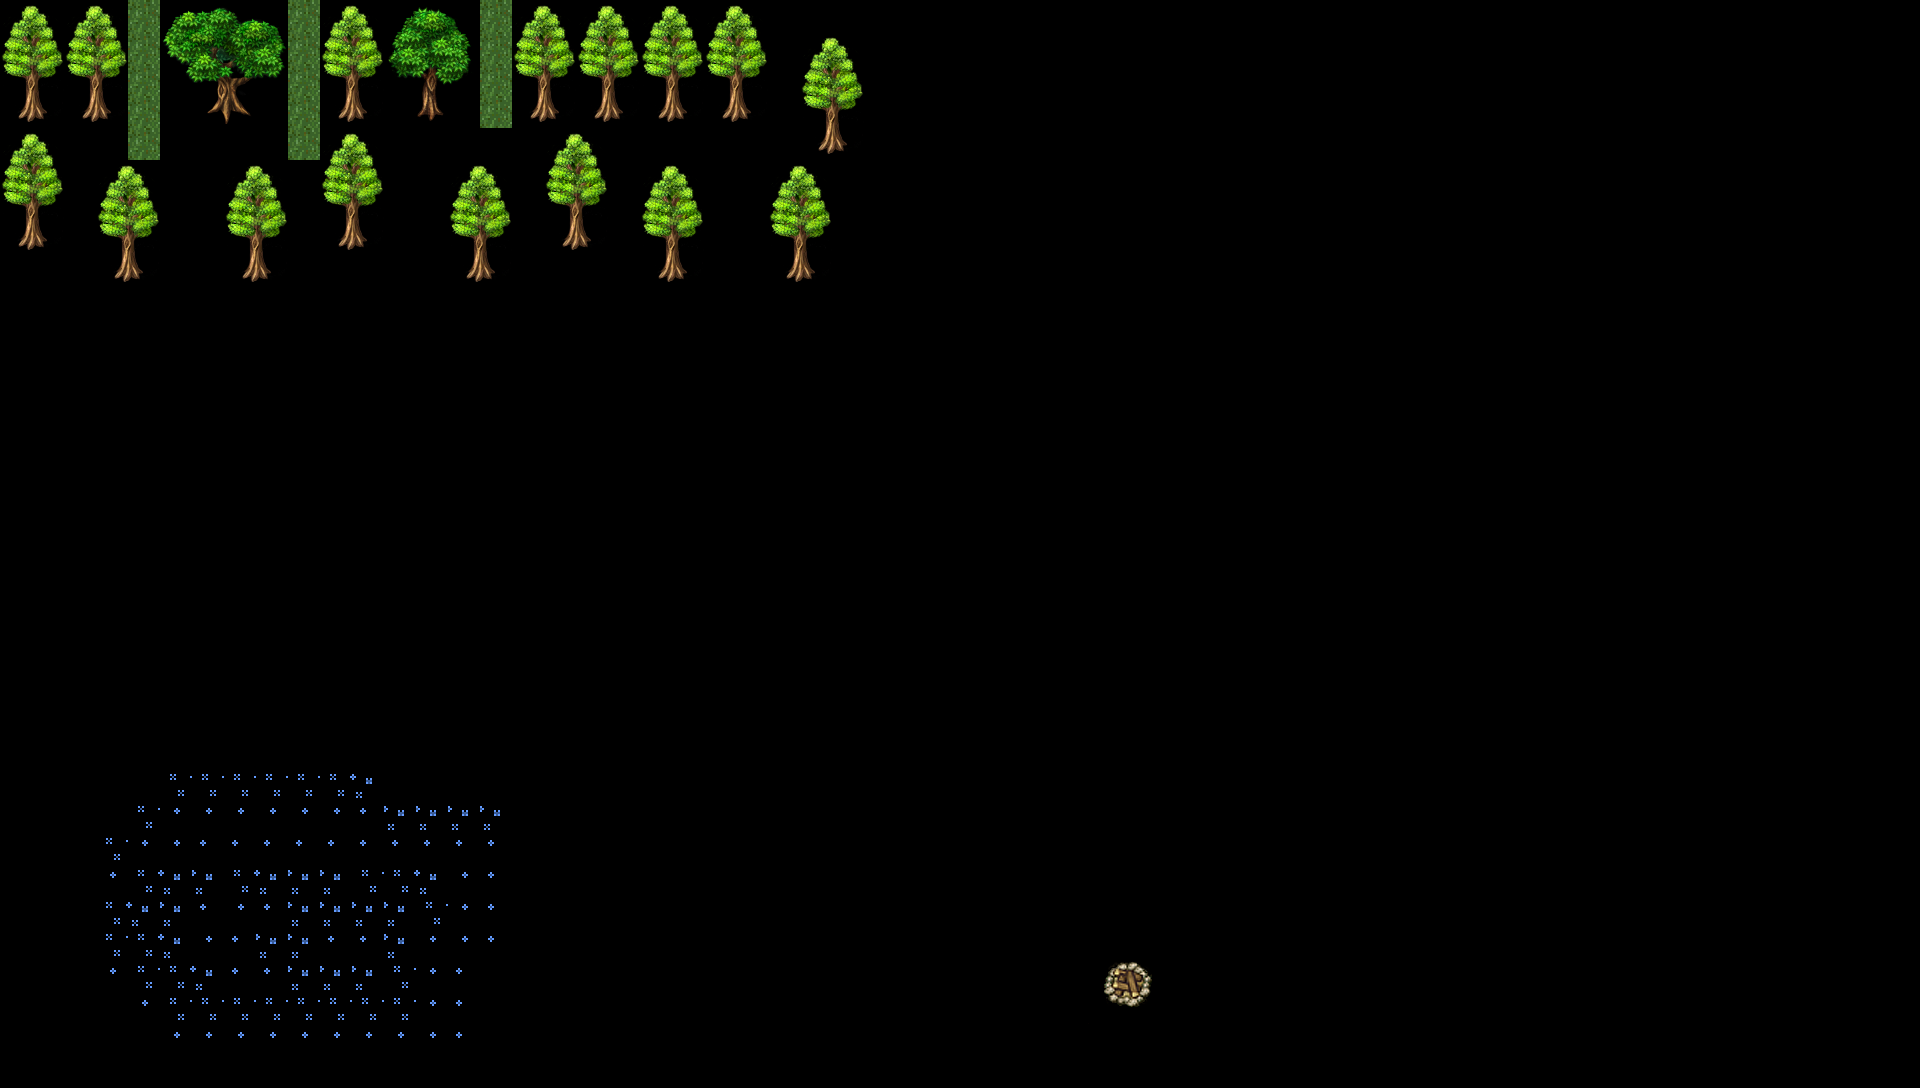

This game map was drawn from its Tiled (.tmx) file and the tilesets committed beside it. A one-line description and the trimmed map source follow:
An orthogonal 60x34 tile map with 32x32 px tiles, 1 tile layer (bacjground_2), 1 hidden layer not drawn, 4 tilesets and 50 objects.

<map version="1.9" tiledversion="1.9.2" orientation="orthogonal" renderorder="right-down" width="60" height="34" tilewidth="32" tileheight="32" infinite="0" nextlayerid="5" nextobjectid="96">
 <tileset firstgid="1" source="location_3/ground_tile.tsx" />
 <tileset firstgid="785" source="location_3/house_tile.tsx" />
 <tileset firstgid="1361" source="location_3/les_tile.tsx" />
 <tileset firstgid="1617" source="location_3/skam_tile.tsx" />
 <layer id="1" name="background" width="60" height="34" visible="0" offsetx="-0.0416667" offsety="0.166667">
  <data>[2040 cells, 2040 non-empty, 40 distinct tile ids]</data>
 </layer>
 <layer id="3" name="bacjground_2" width="60" height="34">
  <data>[2040 cells, 278 non-empty, 45 distinct tile ids]</data>
 </layer>
 <objectgroup id="2" name="house_other" visible="0">
  <object id="29" gid="1107" x="1088" y="224" width="43.4222" height="43.4222" />
  <object id="30" gid="1108" x="1131.42" y="224" width="43.4222" height="43.4222" />
  <object id="31" gid="1109" x="1174.84" y="224" width="43.4222" height="43.4222" />
  <object id="32" gid="1110" x="1218.27" y="224" width="43.4222" height="43.4222" />
  <object id="33" gid="1111" x="1261.69" y="224" width="43.4222" height="43.4222" />
  <object id="34" gid="1112" x="1305.11" y="224" width="43.4222" height="43.4222" />
  <object id="35" gid="1113" x="1348.53" y="224" width="43.4222" height="43.4222" />
  <object id="36" gid="1114" x="1391.96" y="224" width="43.4222" height="43.4222" />
  <object id="38" gid="1115" x="1435.38" y="224" width="43.4222" height="43.4222" />
  <object id="39" gid="1139" x="1435.38" y="267.422" width="43.4222" height="43.4222" />
  <object id="40" gid="1163" x="1435.38" y="310.844" width="43.4222" height="43.4222" />
  <object id="41" gid="1187" x="1435.38" y="354.267" width="43.4222" height="43.4222" />
  <object id="42" gid="1211" x="1435.38" y="397.689" width="43.4222" height="43.4222" />
  <object id="43" gid="1210" x="1391.96" y="397.689" width="43.4222" height="43.4222" />
  <object id="44" gid="1209" x="1348.53" y="397.689" width="43.4222" height="43.4222" />
  <object id="45" gid="1208" x="1305.11" y="397.689" width="43.4222" height="43.4222" />
  <object id="46" gid="1207" x="1261.69" y="397.689" width="43.4222" height="43.4222" />
  <object id="47" gid="1206" x="1218.27" y="397.689" width="43.4222" height="43.4222" />
  <object id="48" gid="1205" x="1174.84" y="397.689" width="43.4222" height="43.4222" />
  <object id="49" gid="1204" x="1131.42" y="397.689" width="43.4222" height="43.4222" />
  <object id="50" gid="1203" x="1088" y="397.689" width="43.4222" height="43.4222" />
  <object id="51" gid="1179" x="1088" y="354.267" width="43.4222" height="43.4222" />
  <object id="52" gid="1155" x="1088" y="310.844" width="43.4222" height="43.4222" />
  <object id="53" gid="1131" x="1088" y="267.422" width="43.4222" height="43.4222" />
  <object id="54" gid="1132" x="1131.42" y="267.422" width="43.4222" height="43.4222" />
  <object id="55" gid="1133" x="1174.84" y="267.422" width="43.4222" height="43.4222" />
  <object id="56" gid="1134" x="1218.27" y="267.422" width="43.4222" height="43.4222" />
  <object id="57" gid="1135" x="1261.69" y="267.422" width="43.4222" height="43.4222" />
  <object id="58" gid="1136" x="1305.11" y="267.422" width="43.4222" height="43.4222" />
  <object id="59" gid="1137" x="1348.53" y="267.422" width="43.4222" height="43.4222" />
  <object id="60" gid="1137" x="1391.96" y="267.422" width="43.4222" height="43.4222" />
  <object id="62" gid="1138" x="1391.96" y="267.422" width="43.4222" height="43.4222" />
  <object id="63" gid="1162" x="1391.96" y="310.844" width="43.4222" height="43.4222" />
  <object id="64" gid="1186" x="1391.96" y="354.267" width="43.4222" height="43.4222" />
  <object id="65" gid="1185" x="1348.53" y="354.267" width="43.4222" height="43.4222" />
  <object id="66" gid="1184" x="1305.11" y="354.267" width="43.4222" height="43.4222" />
  <object id="67" gid="1183" x="1261.69" y="354.267" width="43.4222" height="43.4222" />
  <object id="68" gid="1182" x="1218.27" y="354.267" width="43.4222" height="43.4222" />
  <object id="69" gid="1159" x="1261.69" y="310.844" width="43.4222" height="43.4222" />
  <object id="70" gid="1158" x="1218.27" y="310.844" width="43.4222" height="43.4222" />
  <object id="71" gid="1157" x="1174.84" y="310.844" width="43.4222" height="43.4222" />
  <object id="72" gid="1156" x="1131.42" y="310.844" width="43.4222" height="43.4222" />
  <object id="73" gid="1180" x="1131.42" y="354.267" width="43.4222" height="43.4222" />
  <object id="74" gid="1181" x="1174.84" y="354.267" width="43.4222" height="43.4222" />
  <object id="75" gid="1160" x="1305.11" y="310.844" width="43.4222" height="43.4222" />
  <object id="76" gid="1161" x="1348.53" y="310.844" width="43.4222" height="43.4222" />
  <object id="85" gid="1859" x="1120" y="960" width="32" height="32" />
  <object id="86" gid="1858" x="1088" y="960" width="32" height="32" />
  <object id="90" gid="1859" x="1152" y="992" width="32" height="32" rotation="90" />
  <object id="95" gid="1858" x="1152" y="960" width="32" height="32" rotation="90" />
 </objectgroup>
</map>
